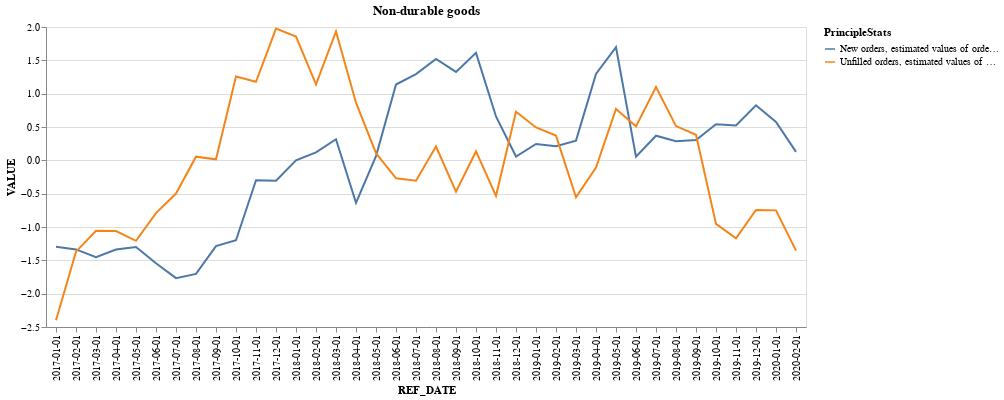

Source (notebook cell):
### Code cell
df_sales['GoodType'] = df_sales['GoodType'].str.replace('\'', '')
df_sales['GoodType'] = df_sales['GoodType'].str.replace(',', '')
print(df_sales['GoodType'].unique())

df_good_transportation = df_sales[(df_sales['GoodType'] == "Non-durable goods industries") & ((df_sales['PrincipleStats'] == 'New orders, estimated values of orders received during month') | (df_sales['PrincipleStats'] == 'Unfilled orders, estimated values of orders at end of month'))]
for good in df_good_transportation['PrincipleStats'].unique():
    scaler = StandardScaler()
    df_good_transportation.loc[df_good_transportation['PrincipleStats'] == good, 'VALUE'] = scaler.fit_transform(df_good_transportation.loc[df_good_transportation['PrincipleStats'] == good, 'VALUE'].values.reshape(-1, 1))

chart1 = alt.Chart(df_good_transportation).mark_line().encode(
    x='REF_DATE',
    y='VALUE',
    color = 'PrincipleStats',
    
).properties(title = "Non-durable goods").interactive()
chart1

### Figure 1 — Vega-Lite specification as saved in the notebook (floating-point values rounded to 4 significant figures)
{"config": {"view": {"continuousWidth": 300, "continuousHeight": 300}}, "data": {"name": "data-78556b91b8f2c69446b21cb2992d4371"}, "mark": {"type": "line"}, "encoding": {"color": {"field": "PrincipleStats", "type": "nominal"}, "x": {"field": "REF_DATE", "type": "nominal"}, "y": {"field": "VALUE", "type": "quantitative"}}, "params": [{"name": "param_78", "select": {"type": "interval", "encodings": ["x", "y"]}, "bind": "scales"}], "title": "Non-durable goods", "$schema": "https://vega.github.io/schema/vega-lite/v5.20.1.json", "datasets": {"data-78556b91b8f2c69446b21cb2992d4371": [{"PrincipleStats": "New orders, estimated values of orders received during month", "GoodType": "Non-durable goods industries", "REF_DATE": "2017-01-01", "VALUE": -1.297}, {"PrincipleStats": "New orders, estimated values of orders received during month", "GoodType": "Non-durable goods industries", "REF_DATE": "2017-02-01", "VALUE": -1.336}, {"PrincipleStats": "New orders, estimated values of orders received during month", "GoodType": "Non-durable goods industries", "REF_DATE": "2017-03-01", "VALUE": -1.452}, {"PrincipleStats": "New orders, estimated values of orders received during month", "GoodType": "Non-durable goods industries", "REF_DATE": "2017-04-01", "VALUE": -1.337}, {"PrincipleStats": "New orders, estimated values of orders received during month", "GoodType": "Non-durable goods industries", "REF_DATE": "2017-05-01", "VALUE": -1.299}, {"PrincipleStats": "New orders, estimated values of orders received during month", "GoodType": "Non-durable goods industries", "REF_DATE": "2017-06-01", "VALUE": -1.544}, {"PrincipleStats": "New orders, estimated values of orders received during month", "GoodType": "Non-durable goods industries", "REF_DATE": "2017-07-01", "VALUE": -1.767}, {"PrincipleStats": "New orders, estimated values of orders received during month", "GoodType": "Non-durable goods industries", "REF_DATE": "2017-08-01", "VALUE": -1.703}, {"PrincipleStats": "New orders, estimated values of orders received during month", "GoodType": "Non-durable goods industries", "REF_DATE": "2017-09-01", "VALUE": -1.287}, {"PrincipleStats": "New orders, estimated values of orders received during month", "GoodType": "Non-durable goods industries", "REF_DATE": "2017-10-01", "VALUE": -1.198}, {"PrincipleStats": "New orders, estimated values of orders received during month", "GoodType": "Non-durable goods industries", "REF_DATE": "2017-11-01", "VALUE": -0.2988}, {"PrincipleStats": "New orders, estimated values of orders received during month", "GoodType": "Non-durable goods industries", "REF_DATE": "2017-12-01", "VALUE": -0.3066}, {"PrincipleStats": "New orders, estimated values of orders received during month", "GoodType": "Non-durable goods industries", "REF_DATE": "2018-01-01", "VALUE": 0.0003184}, {"PrincipleStats": "New orders, estimated values of orders received during month", "GoodType": "Non-durable goods industries", "REF_DATE": "2018-02-01", "VALUE": 0.1197}, {"PrincipleStats": "New orders, estimated values of orders received during month", "GoodType": "Non-durable goods industries", "REF_DATE": "2018-03-01", "VALUE": 0.3169}, {"PrincipleStats": "New orders, estimated values of orders received during month", "GoodType": "Non-durable goods industries", "REF_DATE": "2018-04-01", "VALUE": -0.6377}, {"PrincipleStats": "New orders, estimated values of orders received during month", "GoodType": "Non-durable goods industries", "REF_DATE": "2018-05-01", "VALUE": 0.06433}, {"PrincipleStats": "New orders, estimated values of orders received during month", "GoodType": "Non-durable goods industries", "REF_DATE": "2018-06-01", "VALUE": 1.137}, {"PrincipleStats": "New orders, estimated values of orders received during month", "GoodType": "Non-durable goods industries", "REF_DATE": "2018-07-01", "VALUE": 1.293}, {"PrincipleStats": "New orders, estimated values of orders received during month", "GoodType": "Non-durable goods industries", "REF_DATE": "2018-08-01", "VALUE": 1.522}, {"PrincipleStats": "New orders, estimated values of orders received during month", "GoodType": "Non-durable goods industries", "REF_DATE": "2018-09-01", "VALUE": 1.326}, {"PrincipleStats": "New orders, estimated values of orders received during month", "GoodType": "Non-durable goods industries", "REF_DATE": "2018-10-01", "VALUE": 1.612}, {"PrincipleStats": "New orders, estimated values of orders received during month", "GoodType": "Non-durable goods industries", "REF_DATE": "2018-11-01", "VALUE": 0.6584}, {"PrincipleStats": "New orders, estimated values of orders received during month", "GoodType": "Non-durable goods industries", "REF_DATE": "2018-12-01", "VALUE": 0.0573}, {"PrincipleStats": "New orders, estimated values of orders received during month", "GoodType": "Non-durable goods industries", "REF_DATE": "2019-01-01", "VALUE": 0.2455}, {"PrincipleStats": "New orders, estimated values of orders received during month", "GoodType": "Non-durable goods industries", "REF_DATE": "2019-02-01", "VALUE": 0.2128}, {"PrincipleStats": "New orders, estimated values of orders received during month", "GoodType": "Non-durable goods industries", "REF_DATE": "2019-03-01", "VALUE": 0.2959}, {"PrincipleStats": "New orders, estimated values of orders received during month", "GoodType": "Non-durable goods industries", "REF_DATE": "2019-04-01", "VALUE": 1.296}, {"PrincipleStats": "New orders, estimated values of orders received during month", "GoodType": "Non-durable goods industries", "REF_DATE": "2019-05-01", "VALUE": 1.696}, {"PrincipleStats": "New orders, estimated values of orders received during month", "GoodType": "Non-durable goods industries", "REF_DATE": "2019-06-01", "VALUE": 0.05611}, {"PrincipleStats": "New orders, estimated values of orders received during month", "GoodType": "Non-durable goods industries", "REF_DATE": "2019-07-01", "VALUE": 0.3688}, {"PrincipleStats": "New orders, estimated values of orders received during month", "GoodType": "Non-durable goods industries", "REF_DATE": "2019-08-01", "VALUE": 0.2872}, {"PrincipleStats": "New orders, estimated values of orders received during month", "GoodType": "Non-durable goods industries", "REF_DATE": "2019-09-01", "VALUE": 0.3036}, {"PrincipleStats": "New orders, estimated values of orders received during month", "GoodType": "Non-durable goods industries", "REF_DATE": "2019-10-01", "VALUE": 0.5422}, {"PrincipleStats": "New orders, estimated values of orders received during month", "GoodType": "Non-durable goods industries", "REF_DATE": "2019-11-01", "VALUE": 0.5224}, {"PrincipleStats": "New orders, estimated values of orders received during month", "GoodType": "Non-durable goods industries", "REF_DATE": "2019-12-01", "VALUE": 0.8261}, {"PrincipleStats": "New orders, estimated values of orders received during month", "GoodType": "Non-durable goods industries", "REF_DATE": "2020-01-01", "VALUE": 0.5768}, {"PrincipleStats": "New orders, estimated values of orders received during month", "GoodType": "Non-durable goods industries", "REF_DATE": "2020-02-01", "VALUE": 0.1268}, {"PrincipleStats": "Unfilled orders, estimated values of orders at end of month", "GoodType": "Non-durable goods industries", "REF_DATE": "2017-01-01", "VALUE": -2.399}, {"PrincipleStats": "Unfilled orders, estimated values of orders at end of month", "GoodType": "Non-durable goods industries", "REF_DATE": "2017-02-01", "VALUE": -1.37}, {"PrincipleStats": "Unfilled orders, estimated values of orders at end of month", "GoodType": "Non-durable goods industries", "REF_DATE": "2017-03-01", "VALUE": -1.056}, {"PrincipleStats": "Unfilled orders, estimated values of orders at end of month", "GoodType": "Non-durable goods industries", "REF_DATE": "2017-04-01", "VALUE": -1.06}, {"PrincipleStats": "Unfilled orders, estimated values of orders at end of month", "GoodType": "Non-durable goods industries", "REF_DATE": "2017-05-01", "VALUE": -1.207}, {"PrincipleStats": "Unfilled orders, estimated values of orders at end of month", "GoodType": "Non-durable goods industries", "REF_DATE": "2017-06-01", "VALUE": -0.7915}, {"PrincipleStats": "Unfilled orders, estimated values of orders at end of month", "GoodType": "Non-durable goods industries", "REF_DATE": "2017-07-01", "VALUE": -0.4978}, {"PrincipleStats": "Unfilled orders, estimated values of orders at end of month", "GoodType": "Non-durable goods industries", "REF_DATE": "2017-08-01", "VALUE": 0.05445}, {"PrincipleStats": "Unfilled orders, estimated values of orders at end of month", "GoodType": "Non-durable goods industries", "REF_DATE": "2017-09-01", "VALUE": 0.01468}, {"PrincipleStats": "Unfilled orders, estimated values of orders at end of month", "GoodType": "Non-durable goods industries", "REF_DATE": "2017-10-01", "VALUE": 1.257}, {"PrincipleStats": "Unfilled orders, estimated values of orders at end of month", "GoodType": "Non-durable goods industries", "REF_DATE": "2017-11-01", "VALUE": 1.178}, {"PrincipleStats": "Unfilled orders, estimated values of orders at end of month", "GoodType": "Non-durable goods industries", "REF_DATE": "2017-12-01", "VALUE": 1.977}, {"PrincipleStats": "Unfilled orders, estimated values of orders at end of month", "GoodType": "Non-durable goods industries", "REF_DATE": "2018-01-01", "VALUE": 1.857}, {"PrincipleStats": "Unfilled orders, estimated values of orders at end of month", "GoodType": "Non-durable goods industries", "REF_DATE": "2018-02-01", "VALUE": 1.141}, {"PrincipleStats": "Unfilled orders, estimated values of orders at end of month", "GoodType": "Non-durable goods industries", "REF_DATE": "2018-03-01", "VALUE": 1.934}, {"PrincipleStats": "Unfilled orders, estimated values of orders at end of month", "GoodType": "Non-durable goods industries", "REF_DATE": "2018-04-01", "VALUE": 0.8651}, {"PrincipleStats": "Unfilled orders, estimated values of orders at end of month", "GoodType": "Non-durable goods industries", "REF_DATE": "2018-05-01", "VALUE": 0.1069}, {"PrincipleStats": "Unfilled orders, estimated values of orders at end of month", "GoodType": "Non-durable goods industries", "REF_DATE": "2018-06-01", "VALUE": -0.2692}, {"PrincipleStats": "Unfilled orders, estimated values of orders at end of month", "GoodType": "Non-durable goods industries", "REF_DATE": "2018-07-01", "VALUE": -0.3069}, {"PrincipleStats": "Unfilled orders, estimated values of orders at end of month", "GoodType": "Non-durable goods industries", "REF_DATE": "2018-08-01", "VALUE": 0.2077}, {"PrincipleStats": "Unfilled orders, estimated values of orders at end of month", "GoodType": "Non-durable goods industries", "REF_DATE": "2018-09-01", "VALUE": -0.4712}, {"PrincipleStats": "Unfilled orders, estimated values of orders at end of month", "GoodType": "Non-durable goods industries", "REF_DATE": "2018-10-01", "VALUE": 0.1333}, {"PrincipleStats": "Unfilled orders, estimated values of orders at end of month", "GoodType": "Non-durable goods industries", "REF_DATE": "2018-11-01", "VALUE": -0.5327}, {"PrincipleStats": "Unfilled orders, estimated values of orders at end of month", "GoodType": "Non-durable goods industries", "REF_DATE": "2018-12-01", "VALUE": 0.7281}, {"PrincipleStats": "Unfilled orders, estimated values of orders at end of month", "GoodType": "Non-durable goods industries", "REF_DATE": "2019-01-01", "VALUE": 0.4927}, {"PrincipleStats": "Unfilled orders, estimated values of orders at end of month", "GoodType": "Non-durable goods industries", "REF_DATE": "2019-02-01", "VALUE": 0.3712}, {"PrincipleStats": "Unfilled orders, estimated values of orders at end of month", "GoodType": "Non-durable goods industries", "REF_DATE": "2019-03-01", "VALUE": -0.5544}, {"PrincipleStats": "Unfilled orders, estimated values of orders at end of month", "GoodType": "Non-durable goods industries", "REF_DATE": "2019-04-01", "VALUE": -0.1081}, {"PrincipleStats": "Unfilled orders, estimated values of orders at end of month", "GoodType": "Non-durable goods industries", "REF_DATE": "2019-05-01", "VALUE": 0.7713}, {"PrincipleStats": "Unfilled orders, estimated values of orders at end of month", "GoodType": "Non-durable goods industries", "REF_DATE": "2019-06-01", "VALUE": 0.5097}, {"PrincipleStats": "Unfilled orders, estimated values of orders at end of month", "GoodType": "Non-durable goods industries", "REF_DATE": "2019-07-01", "VALUE": 1.1}, {"PrincipleStats": "Unfilled orders, estimated values of orders at end of month", "GoodType": "Non-durable goods industries", "REF_DATE": "2019-08-01", "VALUE": 0.5136}, {"PrincipleStats": "Unfilled orders, estimated values of orders at end of month", "GoodType": "Non-durable goods industries", "REF_DATE": "2019-09-01", "VALUE": 0.3842}, {"PrincipleStats": "Unfilled orders, estimated values of orders at end of month", "GoodType": "Non-durable goods industries", "REF_DATE": "2019-10-01", "VALUE": -0.9529}, {"PrincipleStats": "Unfilled orders, estimated values of orders at end of month", "GoodType": "Non-durable goods industries", "REF_DATE": "2019-11-01", "VALUE": -1.169}, {"PrincipleStats": "Unfilled orders, estimated values of orders at end of month", "GoodType": "Non-durable goods industries", "REF_DATE": "2019-12-01", "VALUE": -0.7452}, {"PrincipleStats": "Unfilled orders, estimated values of orders at end of month", "GoodType": "Non-durable goods industries", "REF_DATE": "2020-01-01", "VALUE": -0.7506}, {"PrincipleStats": "Unfilled orders, estimated values of orders at end of month", "GoodType": "Non-durable goods industries", "REF_DATE": "2020-02-01", "VALUE": -1.355}]}}
